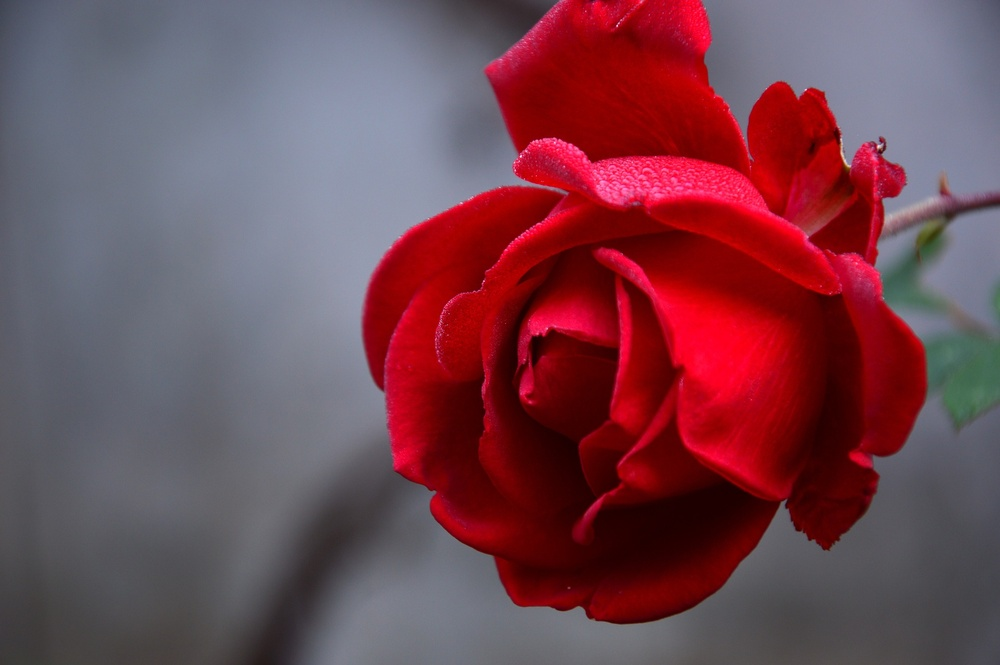
#> input picture _images/rose.jpg, 1000 x 665 px, shrunk from 1920 x 1276 before the run
$ python code.py
#> lines starting #> are read from the running program, lines starting #| are printed output that depends on the picture
from PIL import Image

# Conversion simple
im = Image.open("../../_images/rose.jpg")
#> im is the input picture: PIL image 1000x665 RGB; mean R, G, B 116.1, 69.8, 80.8
im.save("../../_images/rose.png")

# Conversion PNG à JPG
im = Image.open("../../_images/homme.png")
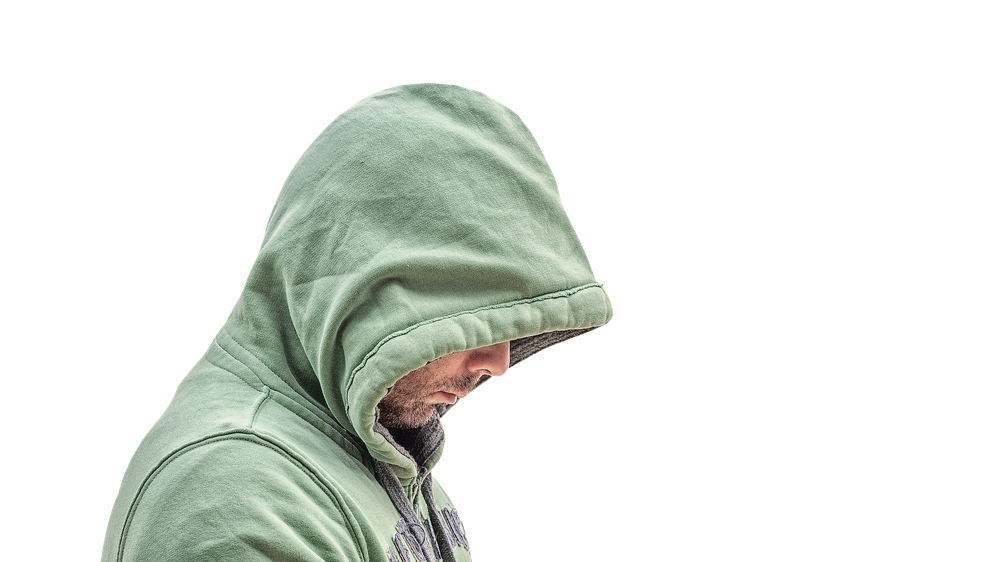
#> input picture _images/homme.png, 1000 x 562 px, shrunk from 1920 x 1079 before the run
#> im is the input picture: PIL image 1000x562 RGBA; mean R, G, B, A 39, 43, 38.1, 65.1
im.convert("RGB").save("../../_images/homme.jpg")
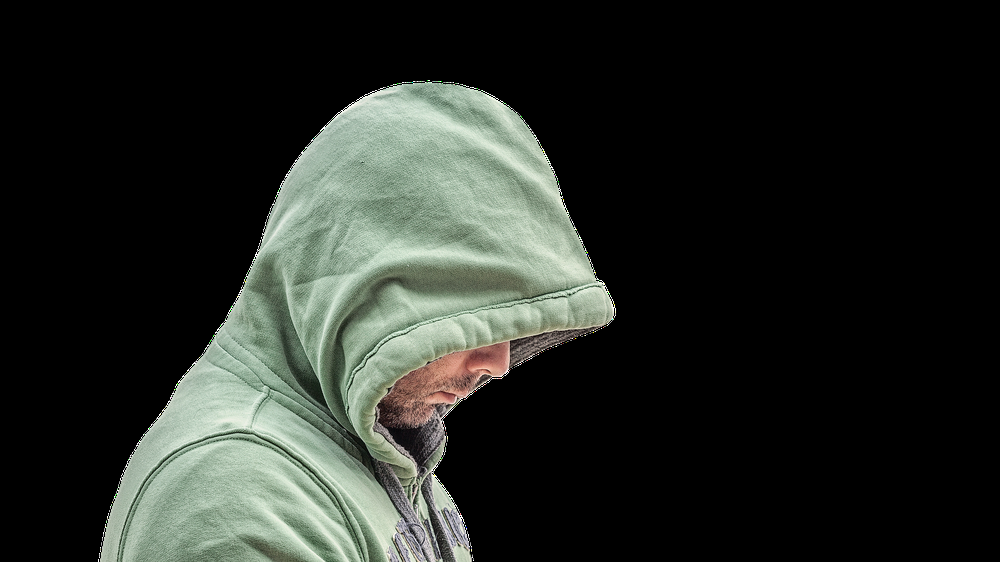
#> saved as homme.jpg: PIL image 1000x562 RGB; mean R, G, B 39, 43, 38.1

# Conversion avec modification de la couleur d'arrière plan
im = Image.open("../../_images/homme.png")
im_png = Image.new("RGB", im.size, (255, 0, 0))
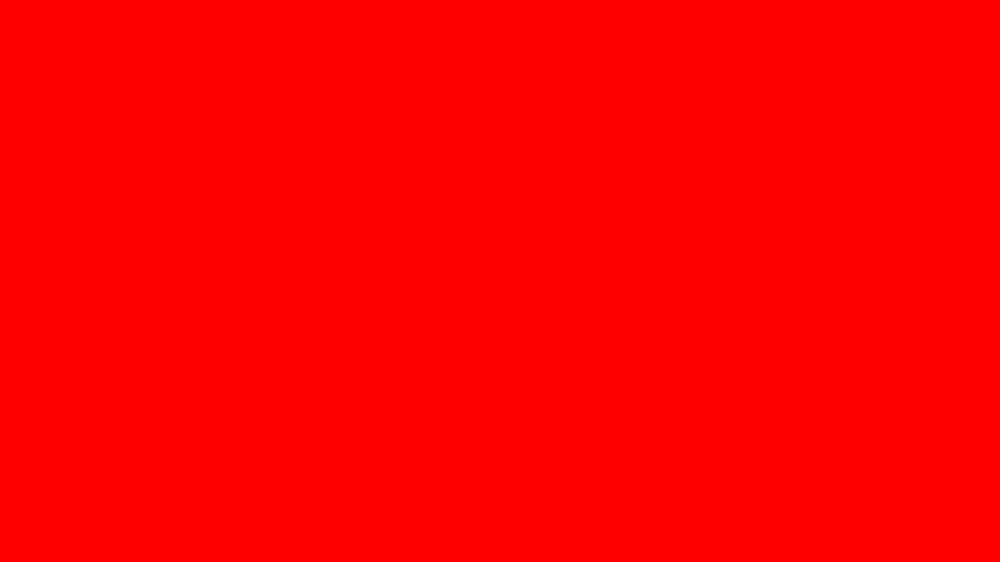
#> im_png: PIL image 1000x562 RGB; mean R, G, B 255, 0, 0
im_png.paste(im, im)
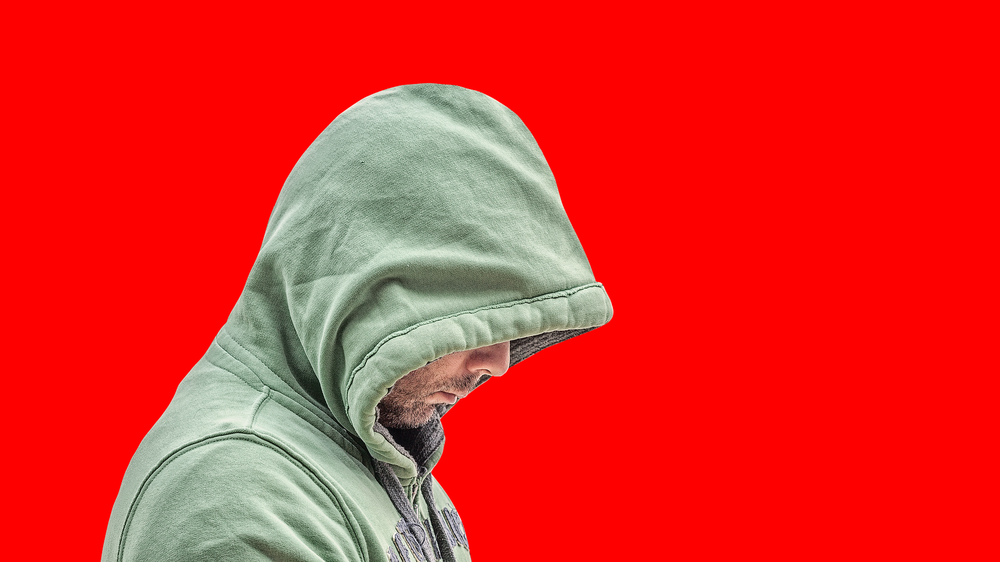
#> im_png: PIL image 1000x562 RGB; mean R, G, B 228.2, 42.2, 37.4
im_png.save("../../_images/homme-bg-rouge.jpg")
